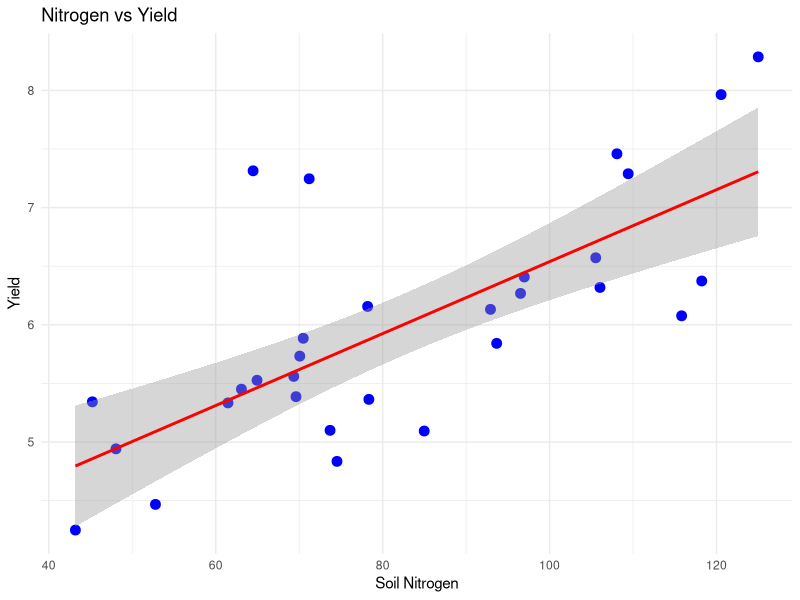
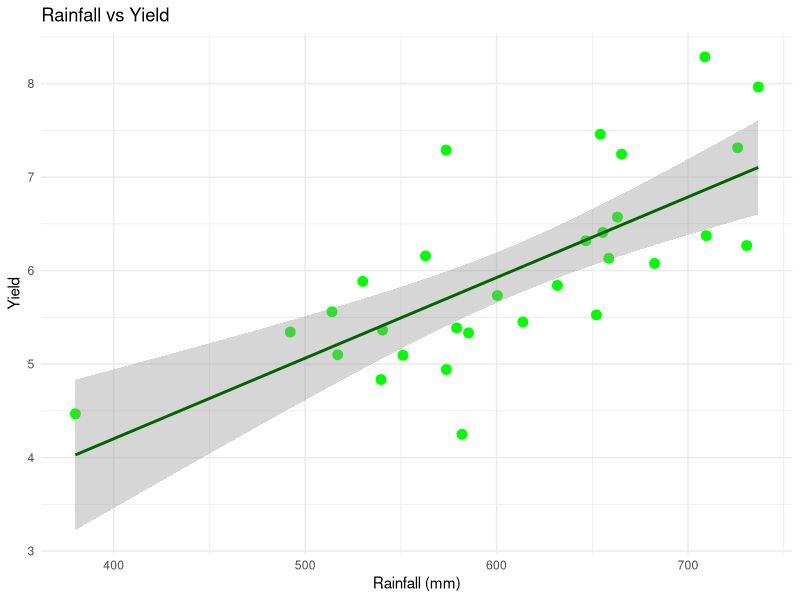

Generate these figures, in order, with R:
## ---- chunk 1
library(ggplot2)
library(knitr)
## ---- chunk 2
data <- read.csv("../data/raw/agriculture_yield_data.csv")
head(data) 
## ---- chunk 3
# Model 1: one predictor
model  <- lm(yield ~ nitrogen, data = data)

# Model 2: two predictors
model2 <- lm(yield ~ nitrogen + rainfall, data = data)
## ---- chunk 4
summary(model)
## ---- chunk 5
summary(model2)
## ---- chunk 6
s <- summary(model2)
## ---- chunk 7
res <- residuals(model2)
round(quantile(res), 4)
## ---- chunk 8
rse <- s$sigma
round(rse, 4)
## ---- chunk 9
round(rse / mean(data$yield) * 100, 1)
## ---- chunk 10
round(s$r.squared, 4)
## ---- chunk 11
round(s$adj.r.squared, 4)
## ---- chunk 12
fs   <- s$fstatistic
f_p  <- pf(fs[1], fs[2], fs[3], lower.tail = FALSE)
c(F = unname(fs[1]), df1 = unname(fs[2]), df2 = unname(fs[3]), p_value = unname(f_p))
## ---- chunk 13
eval_tbl <- data.frame(
  Metric = c("R-squared", "Adjusted R-squared", "Residual std. error",
             "F-statistic p-value", "Variable p-values"),
  Value = c(round(s$r.squared, 4),
            round(s$adj.r.squared, 4),
            round(rse, 4),
            signif(f_p, 3),
            paste(round(coef(s)[-1, 4], 3), collapse = ", ")),
  Verdict = c(ifelse(s$r.squared > 0.7, "Strong fit", "Weak or moderate fit"),
              ifelse(s$adj.r.squared > 0.7, "Realistic fit", "Weak or moderate fit"),
              "Small relative to yield = good",
              ifelse(f_p < 0.05, "Very significant", "Not significant"),
              ifelse(all(coef(s)[-1, 4] < 0.05), "All significant",
                     "Not all significant alone"))
)
kable(eval_tbl)
## ---- chunk 14
actual    <- data$yield
predicted <- fitted(model2)
m         <- mean(actual)

head(data.frame(actual = actual, predicted = round(predicted, 3),
                residual = round(actual - predicted, 3)))
## ---- chunk 15
SST <- sum((actual - m)^2)
SSR <- sum((predicted - m)^2)
SSE <- sum((actual - predicted)^2)

kable(data.frame(Measure = c("SST", "SSR", "SSE", "SSR + SSE"),
                 Value = round(c(SST, SSR, SSE, SSR + SSE), 4)))
## ---- chunk 16
R2_manual <- SSR / SST
c(manual = R2_manual, from_summary = s$r.squared)
## ---- chunk 17
data2 <- read.csv("../data/raw/yield_soil_data.csv")
head(data2)
## ---- chunk 18
#| fig-height: 3.5
ggplot(data2, aes(nitrogen, yield)) +
  geom_point(color = "blue", size = 3) +
  geom_smooth(method = "lm", se = TRUE, color = "red") +
  labs(title = "Nitrogen vs Yield", x = "Soil Nitrogen", y = "Yield") +
  theme_minimal()
## ---- chunk 19
cor_n <- cor(data2$nitrogen, data2$yield)
round(cor_n, 3)
## ---- chunk 20
#| fig-height: 3.5
ggplot(data2, aes(rainfall, yield)) +
  geom_point(color = "green", size = 3) +
  geom_smooth(method = "lm", se = TRUE, color = "darkgreen") +
  labs(title = "Rainfall vs Yield", x = "Rainfall (mm)", y = "Yield") +
  theme_minimal()
## ---- chunk 21
cor_r <- cor(data2$rainfall, data2$yield)
round(cor_r, 3)
